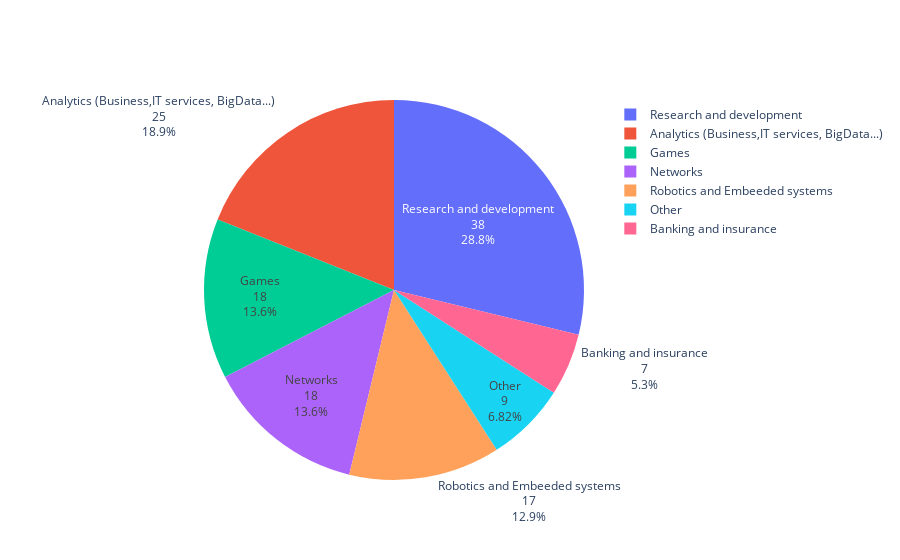

This figure's notebook cell:
### Code cell
col = 'domain_activity'
fig_path = os.path.join(path_root,'figures', col +'.pdf')
df_vals = data_df[col].map(lambda x: x if x not in ['Other, please specify'] else 'Other')
data_df[col]= df_vals

v_count = data_df[col].value_counts()
print(v_count)

lbls = list(v_count.index)
vals = list(v_count)

print(list(v_count.index))

fig = go.Figure()
fig = go.Figure(data=[go.Pie(labels=lbls, values=vals, textinfo='label+value+percent',name ='Organization Type') ])

fig.show()
# print(fig_path)
fig.write_image(fig_path)

### Figure 1 — Plotly figure (JSON) as saved in the notebook; plotly's stock layout.template omitted (floating-point values rounded to 4 significant figures)
{"data": [{"labels": ["Research and development", "Analytics (Business,IT services, BigData...)", "Games", "Networks", "Robotics and Embeeded systems", "Other", "Banking and insurance"], "name": "Organization Type", "textinfo": "label+value+percent", "type": "pie", "values": [38, 25, 18, 18, 17, 9, 7]}], "layout": {}}
